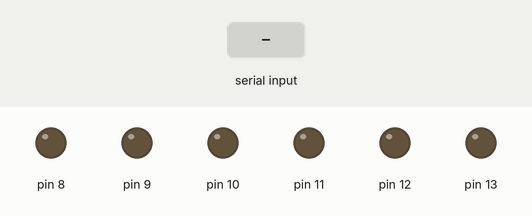
Bench run of a sketch on a simulated Arduino Uno, built with avr-gcc and run on an emulated ATmega328P. Shown: output pins drawn as LEDs (lit = HIGH). Dashed ring = blinking. The test bench sets the inputs (shaded band). What the sketch prints to the serial monitor is not drawn.

Above: at 1.2 s.
1.3 s: "8\n" received over Serial
At 2.9 s:
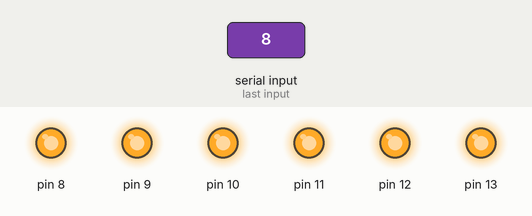
4.3 s: byte 56 ('8') received over Serial
At 5.9 s:
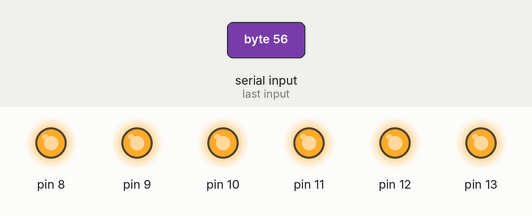
7.3 s: byte 50 ('2') received over Serial
At 7.48 s:
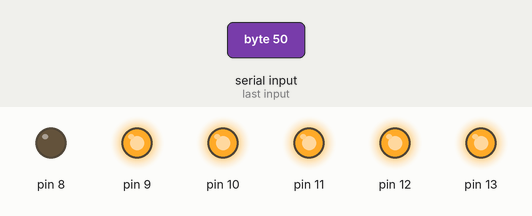
10.3 s: "2\n" received over Serial
At 10.55 s:
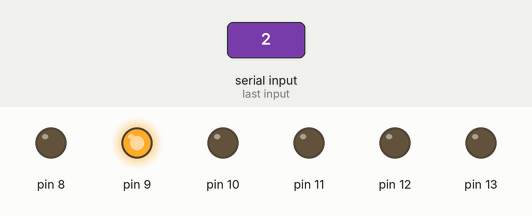
13.3 s: "5\n" received over Serial
At 13.4 s:
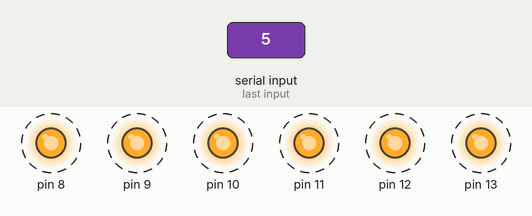
Timing chart, 0 to 17.0 s (numbered marks = the images above; inputs shaded):
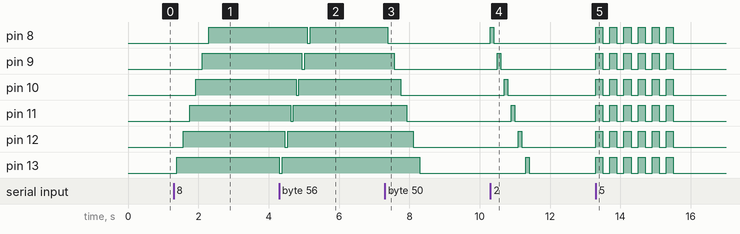

The sketch:

Serial_03.ino
```cpp
/*                                     +  -                                         +  -
                                       *  *    *  *  *  *  *       *  *  *  *  *    *  *
                                       *  *    *  *  *  *  *       *  *  +-----+    *  *
                                       *  * +----[PWR]-------------------| USB |--+ *  *
                                       *  * |                            +-----+  | *  *
                                       *  * |         GND/RST2  [ ][ ]            | *  *
                                       *  * |       MOSI2/SCK2  [ ][ ]  A5/SCL[ ] | *  *
                                       *  * |          5V/MISO2 [ ][ ]  A4/SDA[ ] | *  *
                                       *  * |                             AREF[ ] | *  *
                                       *  * |                              GND[ ] | *  *
                                       *  * | [ ]N/C                    SCK/13[0] |-------------------------\
                                       *  * | [ ]IOREF                 MISO/12[0] |------------------------\ |
                                       *  * | [ ]RST                   MOSI/11[0]~|-----------------------\|||
                                       *  * | [ ]3V3    +---+               10[0]~|----------------------\||||
                                       0------[0]5v    -| A |-               9[0]~|---------------------\|||||
                                       *  * | [ ]GND   -| R |-               8[0] |--------------------\||||||
                                       *  0---[0]GND   -| D |-                    | *  *                ||||||
                                       *  * | [ ]Vin   -| U |-               7[ ] | *  *                ||||||
                                       *  * |          -| I |-               6[ ]~| *  *                ||||||
                                       *  * | [ ]A0    -| N |-               5[ ]~| *  *                ||||||
                                       *  * | [ ]A1    -| O |-               4[ ] | *  *                ||||||
                                       *  * | [ ]A2     +---+           INT1/3[ ]~| *  *                ||||||
                                       *  * | [ ]A3                     INT0/2[ ] | *  *                ||||||
                                       *  * | [ ]A4/SDA   RST SCK MISO    TX>1[ ] | *  *                ||||||
                                       *  * | [ ]A5/SCL   [ ] [ ] [ ]     RX<0[ ] | *  *                ||||||
                                       *  * |             [ ] [ ] [ ]             | *  *                ||||||
                                       *  * |  UNO_R3     GND MOSI 5V ____________/ *  *                ||||||
                                       *  * \________________________/              *  *                ||||||
                                       *  *    *  *  *  *  *       *  *  *  *  *    *  *                ||||||
                                       *  *    *  *  *  *  *       *  *  *  *  *    *  *                ||||||
                                          220 Ohm            Led 1              /----------------------/ ||||| pin 8
                                       *  0-ww-0  *  *  *  0--|>|--0  *  *  *  0    *  *                 |||||
                                       *  *    *  *  *  *  *       *  *  *  *  *    *  *                 |||||
                                       *  *    *  *  *  *  *       *  *  *  *  *    *  *                 |||||
                                          220 Ohm            Led 2              /-----------------------/ |||| pin 9
                                       *  0-ww-0  *  *  *  0--|>|--0  *  *  *  0    *  *                  ||||
                                                                                                          ||||
                                       *  *    *  *  *  *  *       *  *  *  *  *    *  *                  ||||
                                          220 Ohm            Led 3              /------------------------/ ||| pin 10
                                       *  0-ww-0  *  *  *  0--|>|--0  *  *  *  0    *  *                   |||
                                       *  *    *  *  *  *  *       *  *  *  *  *    *  *                   |||
                                       *  *    *  *  *  *  *       *  *  *  *  *    *  *                   |||
                                          220 Ohm            Led 4              /-------------------------/ || pin 11
                                       *  0-ww-0  *  *  *  0--|>|--0  *  *  *  0    *  *                    ||
                                       *  *    *  *  *  *  *       *  *  *  *  *    *  *                    ||
                                       *  *    *  *  *  *  *       *  *  *  *  *    *  *                    ||
                                          220 Ohm            Led 5              /--------------------------/ | pin 12
                                       *  0-ww-0  *  *  *  0--|>|--0  *  *  *  0    *  *                     |
                                       *  *    *  *  *  *  *       *  *  *  *  *    *  *                     |
                                       *  *    *  *  *  *  *       *  *  *  *  *    *  *                     |
                                          220 Ohm            Led 6              /---------------------------/  pin 13
                                       *  0-ww-0  *  *  *  0--|>|--0  *  *  *  0    *  *
                                       *  *    *  *  *  *  *       *  *  *  *  *    *  *
                                       *  *    *  *  *  *  *       *  *  *  *  *    *  *
                                       *  *    *  *  *  *  *       *  *  *  *  *    *  *
                                       *  *    *  *  *  *  *       *  *  *  *  *    *  *
                                       *  *    *  *  *  *  *       *  *  *  *  *    *  *
                                       *  0    *  *  *  *  *       *  *  *  *  *    *  0
                         pin GND---------/ \------------------------------------------/ - GND
                                       *  *    *  *  *  *  *       *  *  *  *  *    *  *
                                       0  *    *  *  *  *  *       *  *  *  *  *    0  *
                         pin 5v-------/ \------------------------------------------/+ 5v
*/
int demora =  100;
int pin =  0;
int bucle = 0;
int estado;

void setup()
{
  for (pin=8;pin<=13; pin++)
  {
    pinMode(pin,OUTPUT);
  }
  Serial.begin(9600);
}

void loop()
{
    if (Serial.available() > 0)
    {
       char estado = Serial.read();
       switch (estado)
        {
        case '\n':
          Serial.print("Dato recibido desde pc:");
          Serial.println(estado);
          Serial.print(demora);
            break;
        case '8':
          demora = demora - 10;
           for (pin=13;pin>=8; pin--)
              {
                digitalWrite (pin,LOW);
                delay(demora);
                digitalWrite (pin,HIGH);
                delay(demora);
              }
          break;
        case '5':
          for (int i = 0 ; i<=5; i++)
          {
            for (pin=8;pin<=13; pin++)
            {
              digitalWrite (pin,HIGH);
            }
              delay(200);
            for (pin=8;pin<=13; pin++)
            {
              digitalWrite (pin,LOW);
            }
              delay(200);
          }
         break;
        case '2':
          demora = demora + 10;
          for (pin=8;pin<=13; pin++)
            {
              digitalWrite (pin,HIGH);
              delay(demora);
              digitalWrite (pin,LOW);
              delay(demora);
            }

        default:
          if (demora <= 0)
          {
            demora = 20;
          }
          else if (demora >= 300)
          {
            demora = 279;
          }
          Serial.print("Sin Dato valido desde pc:");
          break;
        }


      }
    }


/*
----------------------------------------------------
String readString;
const int ledPin=10;
void setup(){
  Serial.begin(9600);
  pinMode(10,OUTPUT);

}
void loop(){
  while (Serial.available()){
    delay(50);
    char c = Serial.read();
    readString +=c;
    if (readString.length()>0){
      Serial.println(readString);


      if (readString == "1ABCD")
     { digitalWrite(ledPin, HIGH);
      Serial.println("Access Granted");
    }

      else
      {digitalWrite(ledPin, LOW);
      Serial.println("Access DENIED");
    }
  }
  }}

*/
```

Measured:
- after the input at 1.3 s, pin 8: LOW → HIGH after 0.99 s; pin 9: LOW → HIGH after 0.81 s; pin 10: LOW → HIGH after 0.63 s; pin 11: LOW → HIGH after 0.45 s; pin 12: LOW → HIGH after 0.27 s
- after the input at 4.3 s, pin 8: HIGH → LOW after 0.80 s, → HIGH 0.08 s later; pin 9: HIGH → LOW after 0.64 s, → HIGH 0.08 s later; pin 10: HIGH → LOW after 0.48 s, → HIGH 0.08 s later; pin 11: HIGH → LOW after 0.32 s, → HIGH 0.08 s later; pin 12: HIGH → LOW after 0.16 s, → HIGH 0.08 s later
- after the input at 7.3 s, pin 8: HIGH → LOW after 0.09 s; pin 9: HIGH → LOW after 0.27 s; pin 10: HIGH → LOW after 0.45 s; pin 11: HIGH → LOW after 0.63 s; pin 12: HIGH → LOW after 0.81 s
- after the input at 10.3 s, pin 8: LOW → HIGH at once, → LOW 0.10 s later; pin 9: LOW → HIGH after 0.20 s, → LOW 0.10 s later; pin 10: LOW → HIGH after 0.40 s, → LOW 0.10 s later; pin 11: LOW → HIGH after 0.60 s, → LOW 0.10 s later; pin 12: LOW → HIGH after 0.80 s, → LOW 0.10 s later
- after the input at 13.3 s, pin 8–13: alternates HIGH for 0.20 s and LOW for 0.20 s, 12 changes in all, then stays LOW, starting at once
